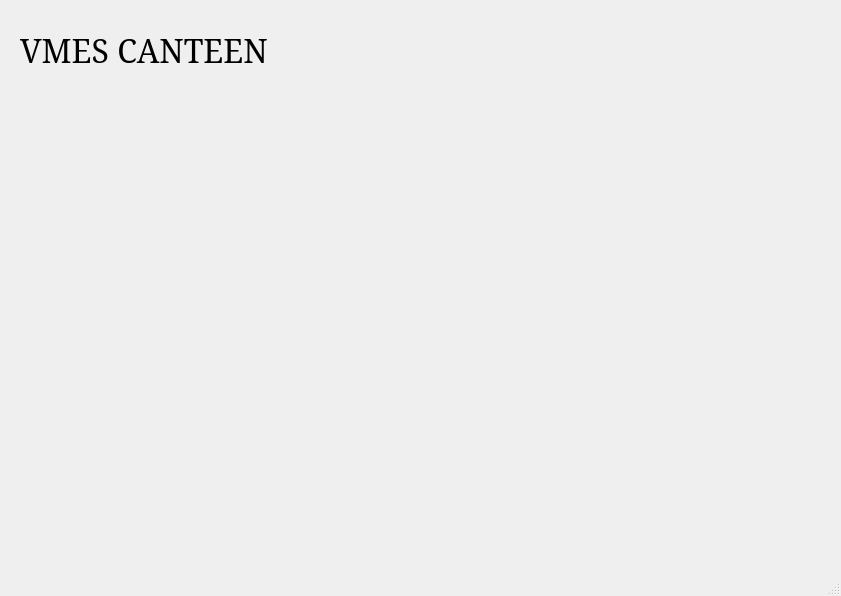
<?xml version="1.0" encoding="UTF-8"?>
<ui version="4.0">
 <class>home</class>
 <widget class="QMainWindow" name="home">
  <property name="geometry">
   <rect>
    <x>0</x>
    <y>0</y>
    <width>841</width>
    <height>596</height>
   </rect>
  </property>
  <property name="windowTitle">
   <string>HOME</string>
  </property>
  <widget class="QWidget" name="centralwidget">
   <widget class="QLabel" name="label">
    <property name="geometry">
     <rect>
      <x>20</x>
      <y>20</y>
      <width>341</width>
      <height>61</height>
     </rect>
    </property>
    <property name="font">
     <font>
      <family>Constantia</family>
      <pointsize>24</pointsize>
     </font>
    </property>
    <property name="text">
     <string>VMES CANTEEN</string>
    </property>
   </widget>
   <widget class="QLabel" name="label_2">
    <property name="geometry">
     <rect>
      <x>70</x>
      <y>120</y>
      <width>721</width>
      <height>421</height>
     </rect>
    </property>
    <property name="text">
     <string/>
    </property>
    <property name="pixmap">
     <pixmap>homepic.png</pixmap>
    </property>
    <property name="scaledContents">
     <bool>true</bool>
    </property>
   </widget>
  </widget>
  <widget class="QMenuBar" name="menubar">
   <property name="geometry">
    <rect>
     <x>0</x>
     <y>0</y>
     <width>841</width>
     <height>26</height>
    </rect>
   </property>
  </widget>
  <widget class="QStatusBar" name="statusbar"/>
 </widget>
 <resources/>
 <connections/>
</ui>
